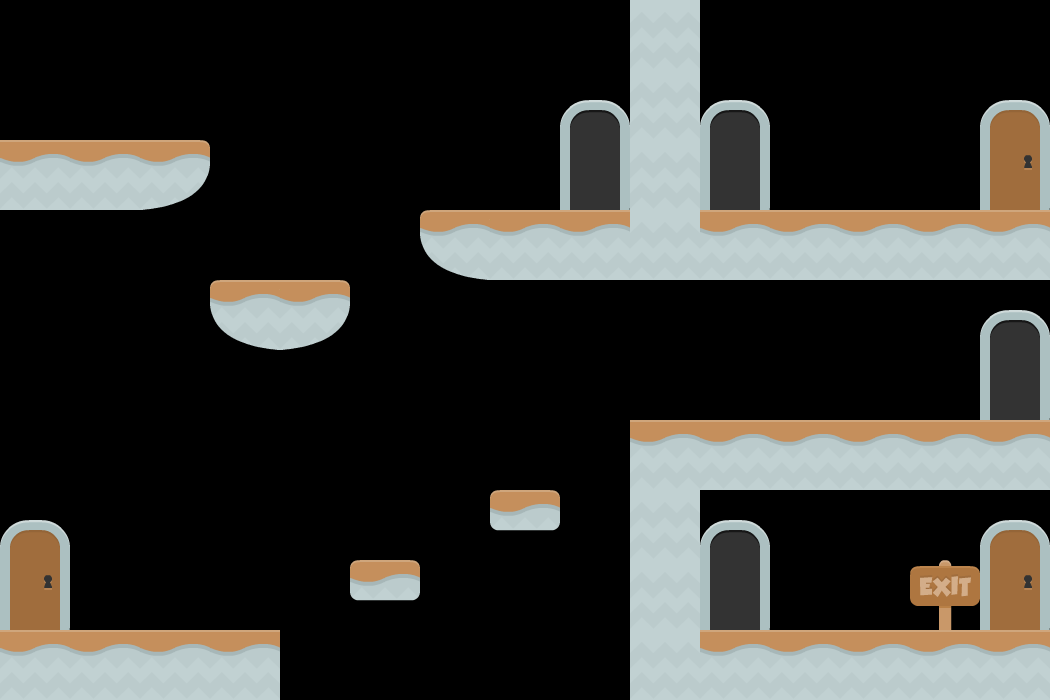

Tiled map render using the project's own tile images. Description and the whole map definition, tile-layer contents included, below:
An orthogonal 15x10 tile map with 70x70 px tiles, 1 tile layer (Tile Layer 1) and 14 objects (8x platform, 4x door, 2x wall).

<map version="1.0" tiledversion="1.0.1" orientation="orthogonal" renderorder="right-down" width="15" height="10" tilewidth="70" tileheight="70" nextobjectid="87">
 <properties>
  <property name="star1time" type="float" value="7" />
 </properties>
 <tileset firstgid="1" name="tiles_spritesheet" tilewidth="70" tileheight="70" spacing="2" tilecount="156" columns="12">
  <image source="tiles_spritesheet.png" width="914" height="936" />
 </tileset>
 <layer name="Tile Layer 1" width="15" height="10">
  <data encoding="csv">
0,0,0,0,0,0,0,0,0,155,0,0,0,0,0,
0,0,0,0,0,0,0,0,46,155,46,0,0,0,70,
68,68,107,0,0,0,0,0,58,155,58,0,0,0,82,
0,0,0,0,0,0,131,68,68,155,68,68,68,68,68,
0,0,0,131,107,0,0,0,0,0,0,0,0,0,46,
0,0,0,0,0,0,0,0,0,0,0,0,0,0,58,
0,0,0,0,0,0,0,0,0,68,68,68,68,68,68,
70,0,0,0,0,0,0,83,0,155,46,0,0,0,70,
82,0,0,0,0,83,0,0,0,155,58,0,0,65,82,
68,68,68,68,0,0,0,0,0,155,68,68,68,68,68
</data>
 </layer>
 <objectgroup name="Object Layer 1">
  <object id="63" type="platform" x="0" y="140" width="210" height="70" />
  <object id="64" type="platform" x="420" y="210" width="630" height="70" />
  <object id="65" type="platform" x="210" y="280" width="140" height="70" />
  <object id="66" type="platform" x="630" y="420" width="420" height="70" />
  <object id="67" type="wall" x="630" y="0" width="70" height="210" />
  <object id="68" type="platform" x="0" y="630" width="280" height="70" />
  <object id="70" type="platform" x="700" y="630" width="350" height="70" />
  <object id="71" type="platform" x="490" y="490" width="70" height="70" />
  <object id="74" type="platform" x="350" y="560" width="70" height="70" />
  <object id="75" type="wall" x="630" y="490" width="70" height="210" />
  <object id="78" type="door" x="560" y="70" width="70" height="140" />
  <object id="79" type="door" x="980" y="70" width="70" height="140" />
  <object id="80" type="door" x="0" y="490" width="70" height="140" />
  <object id="86" type="door" x="980" y="490" width="70" height="140" />
 </objectgroup>
</map>
